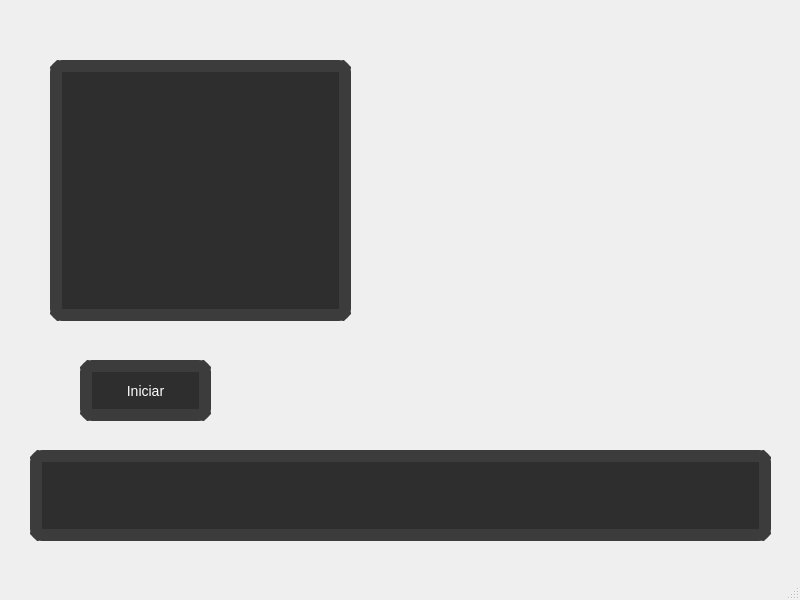
<?xml version="1.0" encoding="UTF-8"?>
<ui version="4.0">
 <class>MainWindow</class>
 <widget class="QMainWindow" name="MainWindow">
  <property name="geometry">
   <rect>
    <x>0</x>
    <y>0</y>
    <width>800</width>
    <height>600</height>
   </rect>
  </property>
  <property name="windowTitle">
   <string>MainWindow</string>
  </property>
  <widget class="QWidget" name="centralwidget">
   <widget class="QLabel" name="lbl_resultado">
    <property name="geometry">
     <rect>
      <x>30</x>
      <y>450</y>
      <width>741</width>
      <height>91</height>
     </rect>
    </property>
    <property name="font">
     <font>
      <weight>75</weight>
      <bold>true</bold>
     </font>
    </property>
    <property name="styleSheet">
     <string notr="true">QLabel {
    background-color: #2E2E2E;
    border-radius: 12px;
    border: 12px solid #3C3C3C;
	color: #00E676;
    font-weight: bold;
}</string>
    </property>
    <property name="text">
     <string/>
    </property>
   </widget>
   <widget class="QLabel" name="lbl_video">
    <property name="geometry">
     <rect>
      <x>50</x>
      <y>60</y>
      <width>301</width>
      <height>261</height>
     </rect>
    </property>
    <property name="styleSheet">
     <string notr="true">QLabel {
    background-color: #2E2E2E;
    border-radius: 12px;
    border: 12px solid #3C3C3C;
}</string>
    </property>
    <property name="text">
     <string/>
    </property>
   </widget>
   <widget class="QPushButton" name="btn_iniciar">
    <property name="geometry">
     <rect>
      <x>80</x>
      <y>360</y>
      <width>131</width>
      <height>61</height>
     </rect>
    </property>
    <property name="font">
     <font>
      <pointsize>-1</pointsize>
     </font>
    </property>
    <property name="styleSheet">
     <string notr="true">QPushButton {
    background-color: #2E2E2E;
    color: white;
    font-size: 14px;
    border-radius: 12px;
	border: 12px solid #3C3C3C;
}
QPushButton:hover {
    background-color: #383232;
}
QPushButton:pressed {
    background-color: #005A9E;
}</string>
    </property>
    <property name="text">
     <string>Iniciar</string>
    </property>
   </widget>
  </widget>
  <widget class="QMenuBar" name="menubar">
   <property name="geometry">
    <rect>
     <x>0</x>
     <y>0</y>
     <width>800</width>
     <height>21</height>
    </rect>
   </property>
  </widget>
  <widget class="QStatusBar" name="statusbar"/>
 </widget>
 <resources/>
 <connections/>
</ui>
